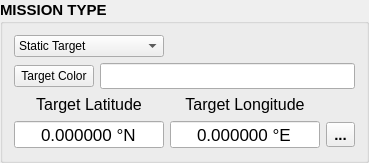
      <widget class="QGroupBox" name="groupBox_5">
       <property name="minimumSize">
        <size>
         <width>0</width>
         <height>0</height>
        </size>
       </property>
       <property name="font">
        <font>
         <pointsize>11</pointsize>
         <bold>true</bold>
        </font>
       </property>
       <property name="title">
        <string>MISSION TYPE </string>
       </property>
       <layout class="QGridLayout" name="gridLayout_26">
        <item row="0" column="0">
         <widget class="QComboBox" name="missionType_CB">
          <property name="minimumSize">
           <size>
            <width>150</width>
            <height>0</height>
           </size>
          </property>
          <property name="maximumSize">
           <size>
            <width>150</width>
            <height>16777215</height>
           </size>
          </property>
          <property name="font">
           <font>
            <pointsize>9</pointsize>
            <bold>false</bold>
           </font>
          </property>
          <item>
           <property name="text">
            <string>Static Target</string>
           </property>
          </item>
          <item>
           <property name="text">
            <string>Random Target</string>
           </property>
          </item>
         </widget>
        </item>
        <item row="4" column="0">
         <layout class="QGridLayout" name="gridLayout_25">
          <item row="3" column="2">
           <widget class="QToolButton" name="copycoordinates_TB_2">
            <property name="text">
             <string>...</string>
            </property>
            <property name="icon">
             <iconset>
              <normaloff>../../../../../../../../../.designer/backup/copy_icon.png</normaloff>../../../../../../../../../.designer/backup/copy_icon.png</iconset>
            </property>
            <property name="toolButtonStyle">
             <enum>Qt::ToolButtonIconOnly</enum>
            </property>
           </widget>
          </item>
          <item row="2" column="0">
           <widget class="QLabel" name="label_19">
            <property name="maximumSize">
             <size>
              <width>16777215</width>
              <height>25</height>
             </size>
            </property>
            <property name="font">
             <font>
              <pointsize>12</pointsize>
              <bold>false</bold>
             </font>
            </property>
            <property name="text">
             <string>Target Latitude</string>
            </property>
            <property name="alignment">
             <set>Qt::AlignCenter</set>
            </property>
           </widget>
          </item>
          <item row="2" column="1">
           <widget class="QLabel" name="label_20">
            <property name="maximumSize">
             <size>
              <width>16777215</width>
              <height>25</height>
             </size>
            </property>
            <property name="font">
             <font>
              <pointsize>12</pointsize>
              <bold>false</bold>
             </font>
            </property>
            <property name="text">
             <string>Target Longitude</string>
            </property>
            <property name="alignment">
             <set>Qt::AlignCenter</set>
            </property>
           </widget>
          </item>
          <item row="3" column="1">
           <widget class="QDoubleSpinBox" name="targetLongitude_SB">
            <property name="minimumSize">
             <size>
              <width>150</width>
              <height>0</height>
             </size>
            </property>
            <property name="maximumSize">
             <size>
              <width>100</width>
              <height>16777215</height>
             </size>
            </property>
            <property name="font">
             <font>
              <pointsize>13</pointsize>
              <bold>false</bold>
             </font>
            </property>
            <property name="frame">
             <bool>true</bool>
            </property>
            <property name="alignment">
             <set>Qt::AlignCenter</set>
            </property>
            <property name="readOnly">
             <bool>true</bool>
            </property>
            <property name="buttonSymbols">
             <enum>QAbstractSpinBox::NoButtons</enum>
            </property>
            <property name="suffix">
             <string> °E</string>
            </property>
            <property name="decimals">
             <number>6</number>
            </property>
            <property name="minimum">
             <double>-100.000000000000000</double>
            </property>
            <property name="maximum">
             <double>100.000000000000000</double>
            </property>
           </widget>
          </item>
          <item row="3" column="0">
           <widget class="QDoubleSpinBox" name="targetLatitude_SB">
            <property name="minimumSize">
             <size>
              <width>150</width>
              <height>0</height>
             </size>
            </property>
            <property name="maximumSize">
             <size>
              <width>100</width>
              <height>16777215</height>
             </size>
            </property>
            <property name="font">
             <font>
              <pointsize>13</pointsize>
              <bold>false</bold>
             </font>
            </property>
            <property name="frame">
             <bool>true</bool>
            </property>
            <property name="alignment">
             <set>Qt::AlignCenter</set>
            </property>
            <property name="readOnly">
             <bool>true</bool>
            </property>
            <property name="buttonSymbols">
             <enum>QAbstractSpinBox::NoButtons</enum>
            </property>
            <property name="suffix">
             <string> °N</string>
            </property>
            <property name="decimals">
             <number>6</number>
            </property>
            <property name="minimum">
             <double>-100.000000000000000</double>
            </property>
            <property name="maximum">
             <double>100.000000000000000</double>
            </property>
           </widget>
          </item>
         </layout>
        </item>
        <item row="1" column="0">
         <layout class="QGridLayout" name="gridLayout_27">
          <item row="0" column="0">
           <widget class="QPushButton" name="colorPicker_PB">
            <property name="font">
             <font>
              <pointsize>9</pointsize>
              <bold>false</bold>
             </font>
            </property>
            <property name="text">
             <string>Target Color</string>
            </property>
           </widget>
          </item>
          <item row="0" column="1">
           <widget class="QLineEdit" name="colorId_LE"/>
          </item>
         </layout>
        </item>
       </layout>
      </widget>
